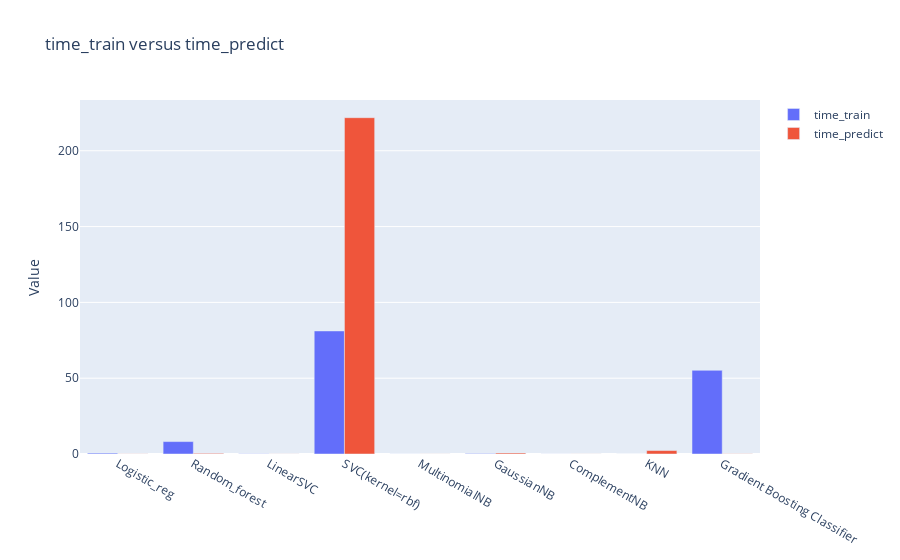

The code cell stored with this chart in its notebook:
### Code cell
# Compare time_train and time_predict 
stack_barplot(df_perf, "time_train", "time_predict")

# Compare recall_macro and precision_macro
stack_barplot(df_perf, "recall_macro", "precision_macro")

### Figure 1 — Plotly figure (JSON) as saved in the notebook; plotly's stock layout.template omitted (floating-point values rounded to 4 significant figures)
{"data": [{"name": "time_train", "offsetgroup": "0", "type": "bar", "x": ["Logistic_reg", "Random_forest", "LinearSVC", "SVC(kernel=rbf)", "MultinomialNB", "GaussianNB", "ComplementNB", "KNN", "Gradient Boosting Classifier"], "y": [0.5861, 8.191, 0.1333, 81.17, 0.03295, 0.3191, 0.02848, 0.01, 55.2]}, {"name": "time_predict", "offsetgroup": "1", "type": "bar", "x": ["Logistic_reg", "Random_forest", "LinearSVC", "SVC(kernel=rbf)", "MultinomialNB", "GaussianNB", "ComplementNB", "KNN", "Gradient Boosting Classifier"], "y": [0.07213, 0.4231, 0.0492, 221.8, 0.0336, 0.6604, 0.03241, 2.277, 0.1142]}], "layout": {"title": {"text": "time_train versus time_predict"}, "yaxis": {"title": {"text": "Value"}}}}
